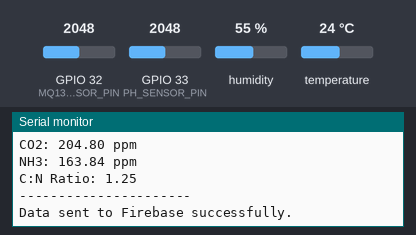
A program run on a simulated ESP32. Parts: the last lines printed to the serial monitor. The test bench sets the inputs (shaded band); at power-on: humidity 55 %, GPIO 32 (MQ135_SENSOR_PIN) = 2048, GPIO 33 (PH_SENSOR_PIN) = 2048, temperature 24 °C. WiFi joins after 1.5 s; servers stay silent unless stated.

Above: at 3.2 s.
3.3 s: humidity set to 22 %
At 8.7 s:
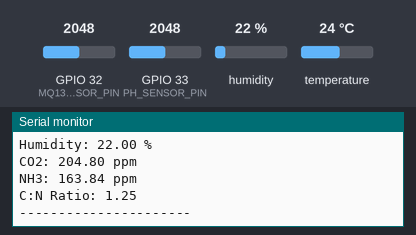
9.9 s: GPIO 32 (MQ135_SENSOR_PIN) set to 2866
At 14.6 s:
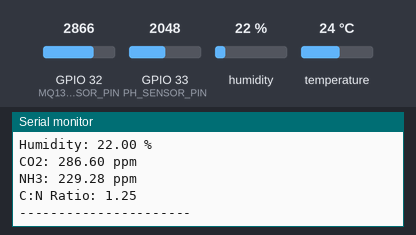
16.5 s: GPIO 33 (PH_SENSOR_PIN) set to 2866
At 21.3 s:
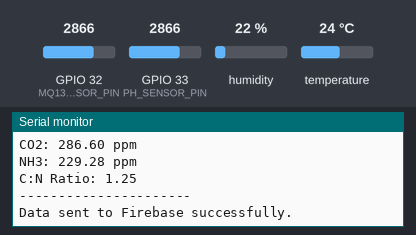
23.1 s: temperature set to 12 °C
At 26.2 s:
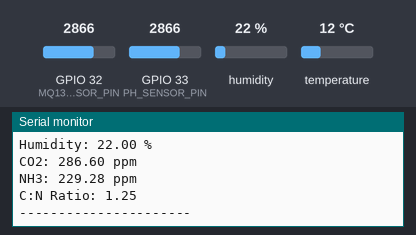
29.7 s: GPIO 32 (MQ135_SENSOR_PIN) set to 3972
At 32.4 s:
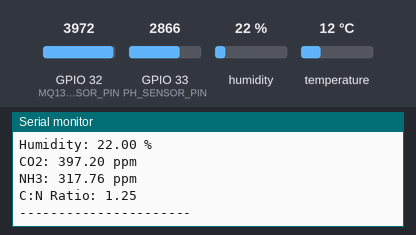
36.3 s: GPIO 33 (PH_SENSOR_PIN) set to 3972
At 39.5 s:
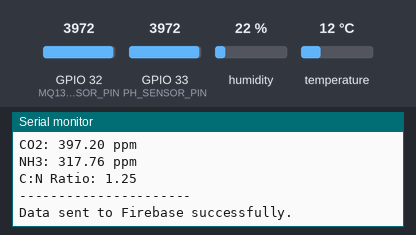
Timing chart, 0 to 41.0 s (numbered marks = the images above; inputs shaded):
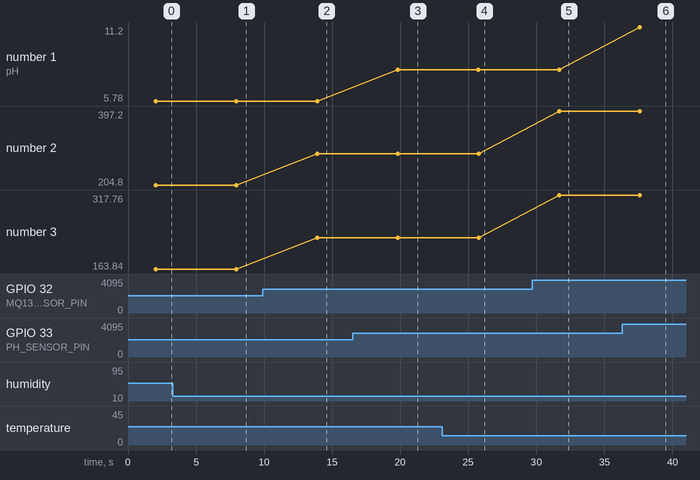

Measured:
- after the input at 3.3 s, the serial monitor: prints a new line after 4.7 s (image 1)
- after the input at 9.9 s, the serial monitor: prints a new line after 4.0 s (image 2)
- after the input at 16.5 s, the serial monitor: prints a new line after 3.3 s (image 3)
- after the input at 23.1 s, the serial monitor: prints a new line after 2.7 s (image 4)
- after the input at 29.7 s, the serial monitor: prints a new line after 2.0 s (image 5)
- after the input at 36.3 s, the serial monitor: prints a new line after 1.3 s (image 6)
- plotted number 1: 5.78 → 8.08 after the input at 16.5 s, 8.08 → 11.2 after the input at 36.3 s
- plotted number 2: 204.8 → 286.6 after the input at 9.9 s, 286.6 → 397.2 after the input at 29.7 s

The program:

main.cpp
```cpp
#include <WiFi.h>
#include <FirebaseESP32.h>
#include <DHT.h>

// Wi-Fi credentials
const char *ssid = "YOUR_WIFI_SSID";
const char *password = "YOUR_WIFI_PASSWORD";

// Firebase credentials
#define FIREBASE_HOST "YOUR_FIREBASE_REAL_TIME_DATABASE_URL" // without https:// and trailing slash
#define FIREBASE_AUTH "YOUR_FIREBASE_PROJECT_API_KEY"

FirebaseData firebaseData;
FirebaseAuth auth;
FirebaseConfig config;

// Sensor setup
#define DHTPIN 4
#define DHTTYPE DHT11
#define PH_SENSOR_PIN 33
#define MQ135_SENSOR_PIN 32

DHT dht(DHTPIN, DHTTYPE);

void setup()
{
  Serial.begin(115200);
  dht.begin();

  // Connect to Wi-Fi
  WiFi.begin(ssid, password);
  Serial.print("Connecting to Wi-Fi");
  while (WiFi.status() != WL_CONNECTED)
  {
    delay(1000);
    Serial.print(".");
  }
  Serial.println("\nConnected to Wi-Fi!");
  Serial.println(WiFi.localIP());

  // Firebase initialization
  config.host = FIREBASE_HOST;
  config.signer.tokens.legacy_token = FIREBASE_AUTH;
  Firebase.begin(&config, &auth);
  Firebase.reconnectWiFi(true);
}

void loop()
{
  if (WiFi.status() != WL_CONNECTED)
  {
    Serial.println("Wi-Fi disconnected. Reconnecting...");
    WiFi.begin(ssid, password);
    delay(3000);
    return;
  }

  // Read DHT11
  float temperature = dht.readTemperature();
  float humidity = dht.readHumidity();

  if (isnan(temperature) || isnan(humidity))
  {
    Serial.println("Failed to read from DHT sensor.");
    delay(2000);
    return;
  }

  // Read pH
  int val = analogRead(PH_SENSOR_PIN);
  float voltage = val * (3.3 / 4095.0);
  float ph = 3.5 * voltage; // tweak 3.5 after calibration

  // Read MQ135
  int mq135Value = analogRead(MQ135_SENSOR_PIN);
  float co2 = mq135Value * 0.1;
  float nh3 = mq135Value * 0.08;
  float cn_ratio = nh3 != 0 ? co2 / nh3 : 0;

  Serial.println("\n-- Sensor Readings --");
  Serial.print("pH: ");
  Serial.println(ph);
  Serial.print("Temperature: ");
  Serial.print(temperature);
  Serial.println(" Â°C");
  Serial.print("Humidity: ");
  Serial.print(humidity);
  Serial.println(" %");
  Serial.print("CO2: ");
  Serial.print(co2);
  Serial.println(" ppm");
  Serial.print("NH3: ");
  Serial.print(nh3);
  Serial.println(" ppm");
  Serial.print("C:N Ratio: ");
  Serial.println(cn_ratio);
  Serial.println("----------------------");

  String path = "/sensorData/current"; // simple timestamp substitute

  // Push only valid values
  if (!isnan(ph))
  {
    Firebase.setFloat(firebaseData, path + "/ph", ph);
  }
  if (!isnan(temperature))
  {
    Firebase.setFloat(firebaseData, path + "/temperature", temperature);
  }
  if (!isnan(humidity))
  {
    Firebase.setFloat(firebaseData, path + "/humidity", humidity);
  }
  if (co2 > 0)
  {
    Firebase.setFloat(firebaseData, path + "/co2", co2);
  }
  if (nh3 > 0)
  {
    Firebase.setFloat(firebaseData, path + "/nh3", nh3);
  }
  if (cn_ratio > 0)
  {
    Firebase.setFloat(firebaseData, path + "/cn_ratio", cn_ratio);
  }

  if (firebaseData.httpCode() > 0)
  {
    Serial.println("Data sent to Firebase successfully.");
  }
  else
  {
    Serial.print("Firebase Error: ");
    Serial.println(firebaseData.errorReason());
  }

  delay(5000); // Wait before next reading
}
```
